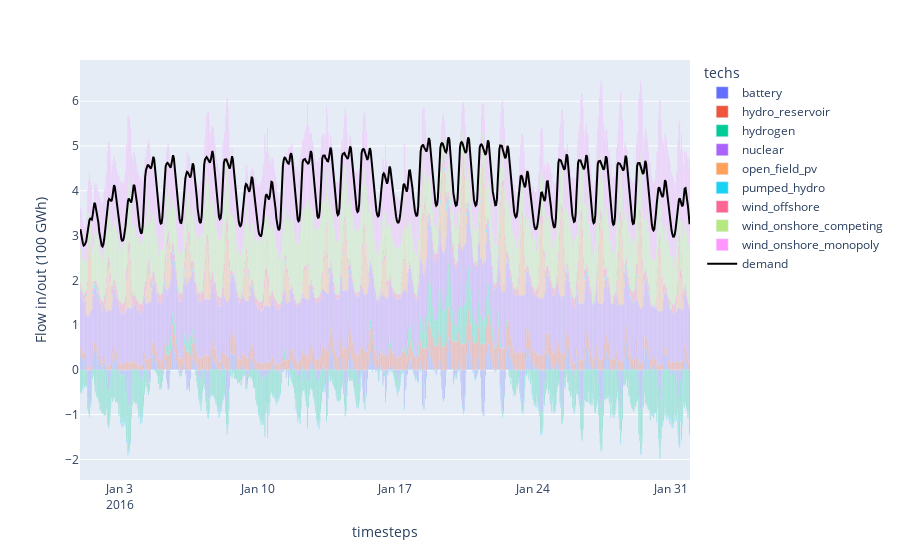

This figure's notebook cell:
### Code cell
fig1 = px.bar(
    df_electricity_other,
    x="timesteps",
    y=y_label,
    color="techs",
)
fig1.add_scatter(
    x=df_electricity_demand.timesteps,
    y=-1 * df_electricity_demand[y_label],
    marker_color="black",
    name="demand",
)

### Figure 1 — Plotly figure (JSON) as saved in the notebook; plotly's stock layout.template omitted (floating-point values rounded to 4 significant figures; data arrays with more than 128 entries replaced by an {"elided": "..."} marker saying what was removed)
{"data": [{"alignmentgroup": "True", "hovertemplate": "techs=battery<br>timesteps=%{x}<br>Flow in/out (100 GWh)=%{y}<extra></extra>", "legendgroup": "battery", "marker": {"color": "#636efa", "pattern": {"shape": ""}}, "name": "battery", "offsetgroup": "battery", "orientation": "v", "showlegend": true, "textposition": "auto", "type": "bar", "x": {"elided": "744 str values"}, "xaxis": "x", "y": {"elided": "744 float values"}, "yaxis": "y"}, {"alignmentgroup": "True", "hovertemplate": "techs=hydro_reservoir<br>timesteps=%{x}<br>Flow in/out (100 GWh)=%{y}<extra></extra>", "legendgroup": "hydro_reservoir", "marker": {"color": "#EF553B", "pattern": {"shape": ""}}, "name": "hydro_reservoir", "offsetgroup": "hydro_reservoir", "orientation": "v", "showlegend": true, "textposition": "auto", "type": "bar", "x": {"elided": "744 str values"}, "xaxis": "x", "y": {"elided": "744 float values"}, "yaxis": "y"}, {"alignmentgroup": "True", "hovertemplate": "techs=hydrogen<br>timesteps=%{x}<br>Flow in/out (100 GWh)=%{y}<extra></extra>", "legendgroup": "hydrogen", "marker": {"color": "#00cc96", "pattern": {"shape": ""}}, "name": "hydrogen", "offsetgroup": "hydrogen", "orientation": "v", "showlegend": true, "textposition": "auto", "type": "bar", "x": {"elided": "744 str values"}, "xaxis": "x", "y": {"elided": "744 float values"}, "yaxis": "y"}, {"alignmentgroup": "True", "hovertemplate": "techs=nuclear<br>timesteps=%{x}<br>Flow in/out (100 GWh)=%{y}<extra></extra>", "legendgroup": "nuclear", "marker": {"color": "#ab63fa", "pattern": {"shape": ""}}, "name": "nuclear", "offsetgroup": "nuclear", "orientation": "v", "showlegend": true, "textposition": "auto", "type": "bar", "x": {"elided": "744 str values"}, "xaxis": "x", "y": {"elided": "744 float values"}, "yaxis": "y"}, {"alignmentgroup": "True", "hovertemplate": "techs=open_field_pv<br>timesteps=%{x}<br>Flow in/out (100 GWh)=%{y}<extra></extra>", "legendgroup": "open_field_pv", "marker": {"color": "#FFA15A", "pattern": {"shape": ""}}, "name": "open_field_pv", "offsetgroup": "open_field_pv", "orientation": "v", "showlegend": true, "textposition": "auto", "type": "bar", "x": {"elided": "376 str values"}, "xaxis": "x", "y": {"elided": "376 float values"}, "yaxis": "y"}, {"alignmentgroup": "True", "hovertemplate": "techs=pumped_hydro<br>timesteps=%{x}<br>Flow in/out (100 GWh)=%{y}<extra></extra>", "legendgroup": "pumped_hydro", "marker": {"color": "#19d3f3", "pattern": {"shape": ""}}, "name": "pumped_hydro", "offsetgroup": "pumped_hydro", "orientation": "v", "showlegend": true, "textposition": "auto", "type": "bar", "x": {"elided": "744 str values"}, "xaxis": "x", "y": {"elided": "744 float values"}, "yaxis": "y"}, {"alignmentgroup": "True", "hovertemplate": "techs=wind_offshore<br>timesteps=%{x}<br>Flow in/out (100 GWh)=%{y}<extra></extra>", "legendgroup": "wind_offshore", "marker": {"color": "#FF6692", "pattern": {"shape": ""}}, "name": "wind_offshore", "offsetgroup": "wind_offshore", "orientation": "v", "showlegend": true, "textposition": "auto", "type": "bar", "x": {"elided": "732 str values"}, "xaxis": "x", "y": {"elided": "732 float values"}, "yaxis": "y"}, {"alignmentgroup": "True", "hovertemplate": "techs=wind_onshore_competing<br>timesteps=%{x}<br>Flow in/out (100 GWh)=%{y}<extra></extra>", "legendgroup": "wind_onshore_competing", "marker": {"color": "#B6E880", "pattern": {"shape": ""}}, "name": "wind_onshore_competing", "offsetgroup": "wind_onshore_competing", "orientation": "v", "showlegend": true, "textposition": "auto", "type": "bar", "x": {"elided": "744 str values"}, "xaxis": "x", "y": {"elided": "744 float values"}, "yaxis": "y"}, {"alignmentgroup": "True", "hovertemplate": "techs=wind_onshore_monopoly<br>timesteps=%{x}<br>Flow in/out (100 GWh)=%{y}<extra></extra>", "legendgroup": "wind_onshore_monopoly", "marker": {"color": "#FF97FF", "pattern": {"shape": ""}}, "name": "wind_onshore_monopoly", "offsetgroup": "wind_onshore_monopoly", "orientation": "v", "showlegend": true, "textposition": "auto", "type": "bar", "x": {"elided": "744 str values"}, "xaxis": "x", "y": {"elided": "744 float values"}, "yaxis": "y"}, {"marker": {"color": "black"}, "name": "demand", "type": "scatter", "x": {"elided": "744 str values"}, "y": {"elided": "744 float values"}}], "layout": {"barmode": "relative", "legend": {"title": {"text": "techs"}, "tracegroupgap": 0}, "margin": {"t": 60}, "xaxis": {"anchor": "y", "domain": [0, 1], "title": {"text": "timesteps"}}, "yaxis": {"anchor": "x", "domain": [0, 1], "title": {"text": "Flow in/out (100 GWh)"}}}}
